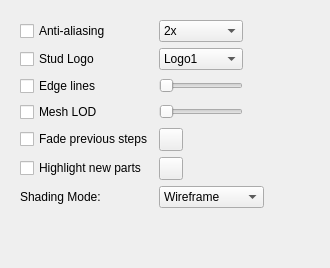
     <widget class="QWidget" name="tabRendering">
      <attribute name="title">
       <string>Rendering</string>
      </attribute>
      <layout class="QVBoxLayout" name="verticalLayout_8">
       <item>
        <widget class="QWidget" name="widget" native="true">
         <layout class="QGridLayout" name="gridLayout">
          <item row="0" column="3">
           <spacer name="horizontalSpacer_2">
            <property name="orientation">
             <enum>Qt::Horizontal</enum>
            </property>
            <property name="sizeHint" stdset="0">
             <size>
              <width>40</width>
              <height>20</height>
             </size>
            </property>
           </spacer>
          </item>
          <item row="5" column="0">
           <widget class="QCheckBox" name="HighlightNewParts">
            <property name="text">
             <string>Highlight new parts</string>
            </property>
           </widget>
          </item>
          <item row="0" column="1">
           <widget class="QComboBox" name="antiAliasingSamples">
            <item>
             <property name="text">
              <string>2x</string>
             </property>
            </item>
            <item>
             <property name="text">
              <string>4x</string>
             </property>
            </item>
            <item>
             <property name="text">
              <string>8x</string>
             </property>
            </item>
           </widget>
          </item>
          <item row="3" column="0">
           <widget class="QCheckBox" name="MeshLOD">
            <property name="text">
             <string>Mesh LOD</string>
            </property>
           </widget>
          </item>
          <item row="2" column="0">
           <widget class="QCheckBox" name="edgeLines">
            <property name="text">
             <string>Edge lines</string>
            </property>
           </widget>
          </item>
          <item row="1" column="1">
           <widget class="QComboBox" name="studLogoCombo">
            <item>
             <property name="text">
              <string>Logo1</string>
             </property>
            </item>
            <item>
             <property name="text">
              <string>Logo2</string>
             </property>
            </item>
            <item>
             <property name="text">
              <string>Logo3</string>
             </property>
            </item>
            <item>
             <property name="text">
              <string>Logo4</string>
             </property>
            </item>
            <item>
             <property name="text">
              <string>Logo5</string>
             </property>
            </item>
           </widget>
          </item>
          <item row="1" column="0">
           <widget class="QCheckBox" name="studLogo">
            <property name="text">
             <string>Stud Logo</string>
            </property>
           </widget>
          </item>
          <item row="0" column="0">
           <widget class="QCheckBox" name="antiAliasing">
            <property name="text">
             <string>Anti-aliasing</string>
            </property>
           </widget>
          </item>
          <item row="4" column="0">
           <widget class="QCheckBox" name="FadeSteps">
            <property name="text">
             <string>Fade previous steps</string>
            </property>
           </widget>
          </item>
          <item row="7" column="0">
           <widget class="QLabel" name="label_3">
            <property name="text">
             <string>Shading Mode:</string>
            </property>
           </widget>
          </item>
          <item row="7" column="1" colspan="2">
           <widget class="QComboBox" name="ShadingMode">
            <item>
             <property name="text">
              <string>Wireframe</string>
             </property>
            </item>
            <item>
             <property name="text">
              <string>Flat Shading</string>
             </property>
            </item>
            <item>
             <property name="text">
              <string>Default Lights</string>
             </property>
            </item>
           </widget>
          </item>
          <item row="4" column="1">
           <widget class="QToolButton" name="FadeStepsColor">
            <property name="text">
             <string/>
            </property>
           </widget>
          </item>
          <item row="5" column="1">
           <widget class="QToolButton" name="HighlightNewPartsColor">
            <property name="text">
             <string/>
            </property>
           </widget>
          </item>
          <item row="2" column="1">
           <widget class="QSlider" name="LineWidthSlider">
            <property name="sizePolicy">
             <sizepolicy hsizetype="Minimum" vsizetype="Fixed">
              <horstretch>0</horstretch>
              <verstretch>0</verstretch>
             </sizepolicy>
            </property>
            <property name="orientation">
             <enum>Qt::Horizontal</enum>
            </property>
            <property name="tickPosition">
             <enum>QSlider::NoTicks</enum>
            </property>
           </widget>
          </item>
          <item row="2" column="3">
           <widget class="QLabel" name="LineWidthLabel">
            <property name="text">
             <string/>
            </property>
           </widget>
          </item>
          <item row="3" column="1">
           <widget class="QSlider" name="MeshLODSlider">
            <property name="sizePolicy">
             <sizepolicy hsizetype="Minimum" vsizetype="Fixed">
              <horstretch>0</horstretch>
              <verstretch>0</verstretch>
             </sizepolicy>
            </property>
            <property name="orientation">
             <enum>Qt::Horizontal</enum>
            </property>
            <property name="tickPosition">
             <enum>QSlider::NoTicks</enum>
            </property>
           </widget>
          </item>
          <item row="3" column="3">
           <widget class="QLabel" name="MeshLODLabel">
            <property name="text">
             <string/>
            </property>
           </widget>
          </item>
         </layout>
        </widget>
       </item>
       <item>
        <spacer name="verticalSpacer">
         <property name="orientation">
          <enum>Qt::Vertical</enum>
         </property>
         <property name="sizeHint" stdset="0">
          <size>
           <width>20</width>
           <height>40</height>
          </size>
         </property>
        </spacer>
       </item>
      </layout>
     </widget>
